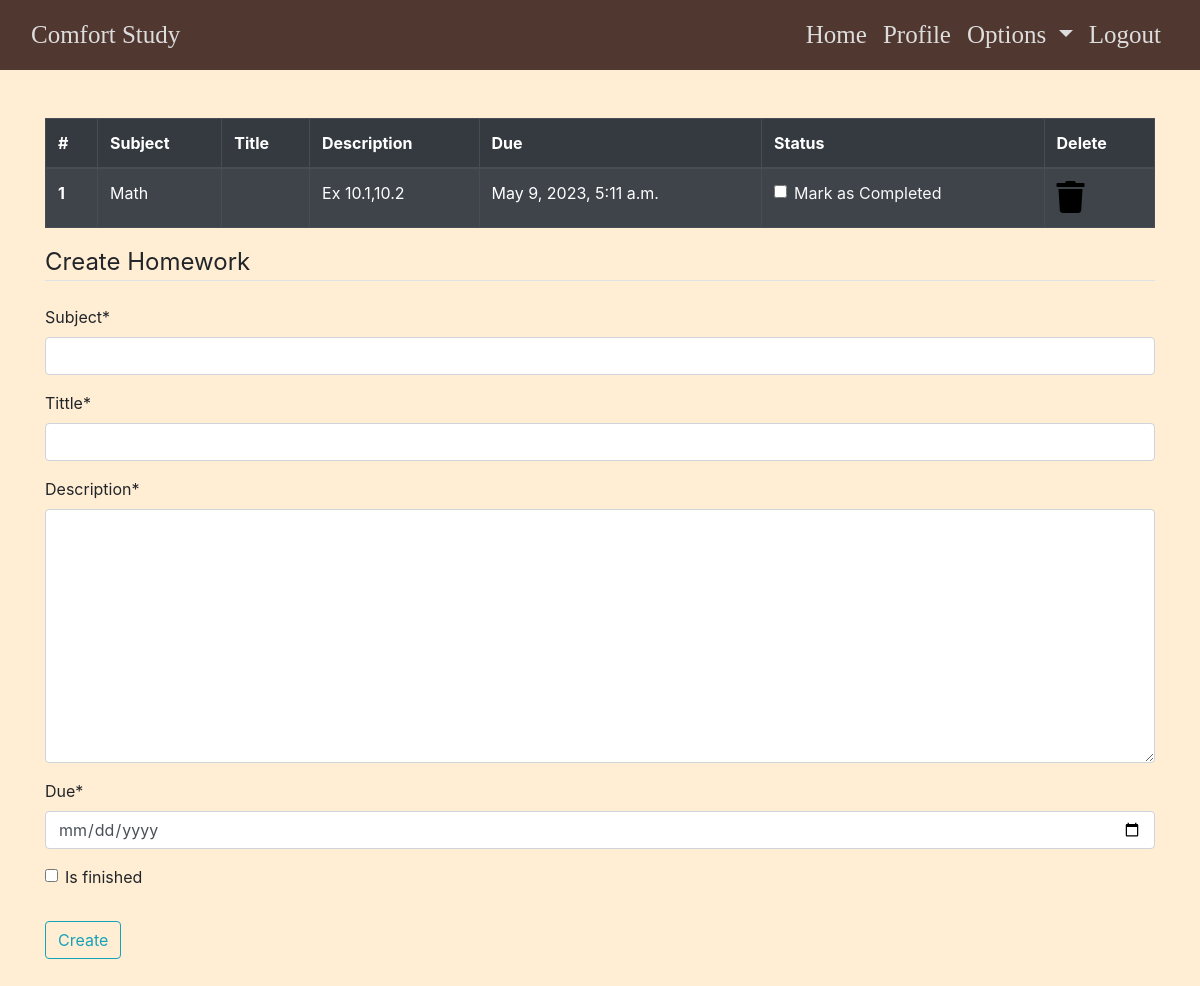
/homework (signed in), run on an earlier commit of the app's database.
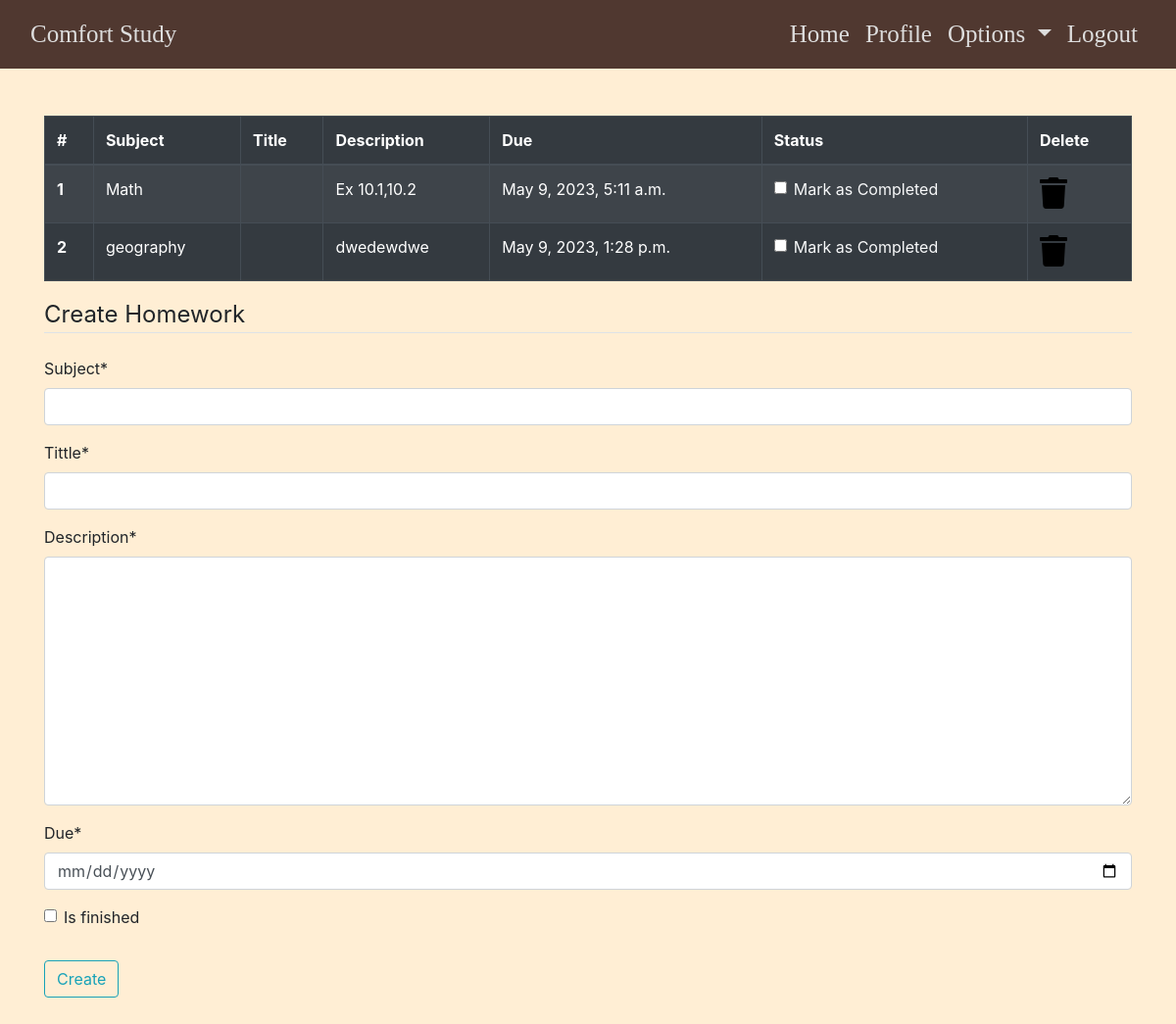
And on a later commit of the database.
### dashboard/models.py (models this page shows, shortened)
class Homework(models.Model):
    user = models.ForeignKey(User,on_delete=models.CASCADE)
    subject = models.CharField(max_length=255)
    tittle = models.CharField(max_length=255)
    description = models.TextField()
    due = models.DateTimeField()
    is_finished = models.BooleanField(default=False)

### dashboard/views.py (the view)
# urls.py: path('homework',views.homework,name='homework'),
@login_required
def homework(request):
    if request.method == 'POST':
        form = HomeworkForm(request.POST)
        if form.is_valid():
            try:
                finish = request.POST['is_finished']
                if finish == 'on':
                    finish = True
                else:
                    finish = False
            except:
                finish = False
            homework = Homework(
                user=request.user,
                subject=request.POST['subject'],
                tittle=request.POST['tittle'],
                description=request.POST['description'],
                due=request.POST['due'],
                is_finished=finish
            )
            homework.save()
            messages.success(request, f'Homework added from {request.user.username}!')
    else:
        form = HomeworkForm()
    homework = Homework.objects.filter(user=request.user)
    if len(homework) == 0:
        homework_done = True
    else:
        homework_done = False
    context = {'homeworks': homework, 'homeworks_done': homework_done, 'form': form}
    return render(request, 'dashboard/homework.html', context)

### dashboard/forms.py
class HomeworkForm(forms.ModelForm):
    class Meta:
        model = Homework
        widgets = {'due': DateInput()}
        fields = ['subject', 'tittle', 'description', 'due', 'is_finished']

### dashboard/templates/dashboard/homework.html (shortened to what this page needs)
{% extends 'dashboard/base.html' %}
{% load static %}
{% load crispy_forms_tags %}
{% block content %}
<div class="container">
    {% if not homework_done %}
    <table class="table table-striped table-bordered table-hover table-dark">
        <thead>
            <tr>
                <th scope="col">#</th>
                <th scope="col">Subject</th>
                <th scope="col">Title</th>
                <th scope="col">Description</th>
                <th scope="col">Due</th>
                <th scope="col">Status</th>
                <th scope="col">Delete</th>
            </tr>
        </thead>
        <tbody>
            {% for hw in homeworks %}
            <tr>
                <th scope="row">{{forloop.counter}}</th>
                <td>{{hw.subject}}</td>
                <td>{{hw.title}}</td>
                <td>{{hw.description}}</td>
                <td>{{hw.due}}</td>
                <td>
                    <a href="{% url 'update_homework' hw.id%}">
                        <div class="form-check">
                            {% if homework.is_finished == True %}
                            <input class="form-check-input" type="checkbox" value="" checked>
                            {% else %}
                            <input class="form-check-input" type="checkbox" value="">
                            {% endif %}
                            <label class="form-check-label text-light" for="flexCheckDefault">
                                Mark as Completed
                            </label>
                        </div>
                    </a>
                </td>
                <td><a href="{% url 'delete_homework' hw.id %}"><i class="fa fa-trash fa-2x"></i></a></td>
            </tr>
               {% endfor %}
        </tbody>
    </table>
    {% else %}
    <h4>All homeworks are completed!! Create to have more!!</h4>
    {% endif %}
</div>
<div class=" container">
    <form method="POST">
        <fieldset class="form-group">
            <legend class="border-bottom mb-4">Create Homework</legend>
            {{form|crispy}}
        </fieldset>
        <div class="form-group">
            <button href="" class="btn btn-outline-info" type="submit">
                Create
            </button>
        </div>
    </form>
</div>
{% endblock content %}

What changed in the data, as far as the page shows it:
added Homework: subject "geography", description "dwedewdwe", due "May 9, 2023, 1:28 p.m."
